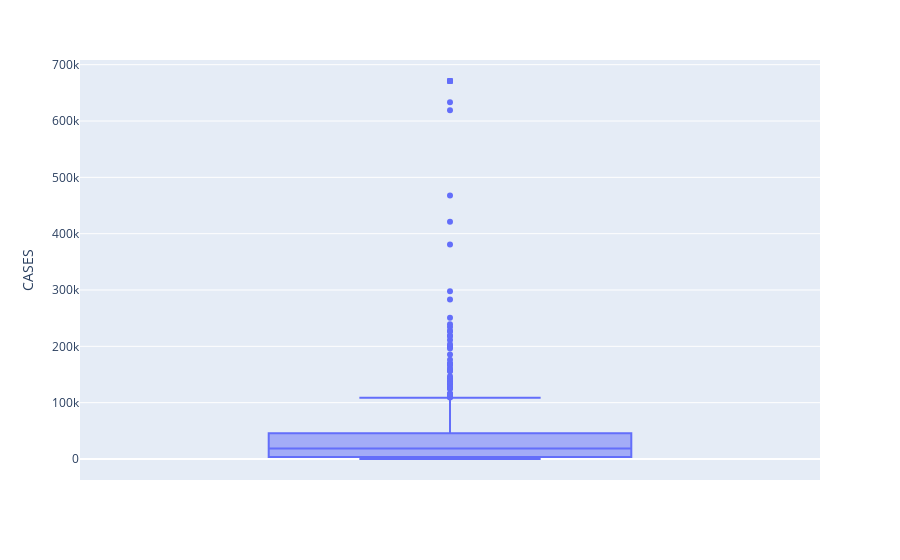

Source (notebook cell):
### Code cell
fig = px.box(d, y='CASES')
fig.show()

### Figure 1 — Plotly figure (JSON) as saved in the notebook; plotly's stock layout.template omitted (floating-point values rounded to 4 significant figures; data arrays with more than 128 entries replaced by an {"elided": "..."} marker saying what was removed)
{"data": [{"alignmentgroup": "True", "hovertemplate": "CASES=%{y}<extra></extra>", "legendgroup": "", "marker": {"color": "#636efa"}, "name": "", "notched": false, "offsetgroup": "", "orientation": "v", "showlegend": false, "type": "box", "x0": " ", "xaxis": "x", "y": {"elided": "1085 float values"}, "y0": " ", "yaxis": "y"}], "layout": {"boxmode": "group", "legend": {"tracegroupgap": 0}, "margin": {"t": 60}, "xaxis": {"anchor": "y", "domain": [0, 1]}, "yaxis": {"anchor": "x", "domain": [0, 1], "title": {"text": "CASES"}}}}
